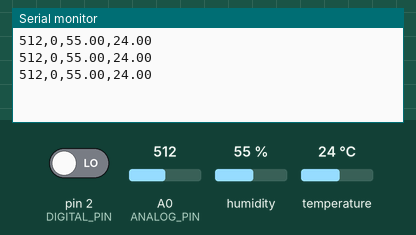
A sketch run on a simulated Arduino Uno, built with avr-gcc and run on an emulated ATmega328P. On the bench: the last lines printed to the serial monitor. The test bench sets the inputs (shaded band); at power-on: humidity 55 %, A0 (ANALOG_PIN) = 512, pin 2 (DIGITAL_PIN) LOW, temperature 24 °C.

Above: at 1.3 s.
1.4 s: humidity set to 22 %
At 2.5 s:
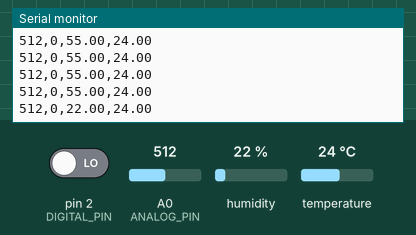
2.9 s: A0 (ANALOG_PIN) set to 716
At 4.0 s:
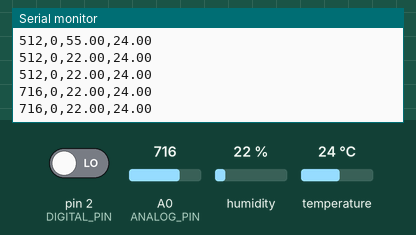
4.4 s: pin 2 (DIGITAL_PIN) driven HIGH
At 5.8 s:
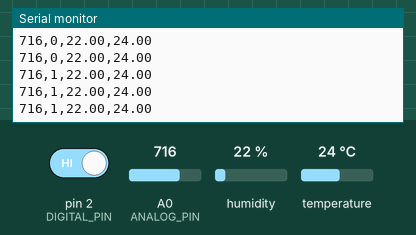
5.9 s: temperature set to 12 °C
At 6.5 s:
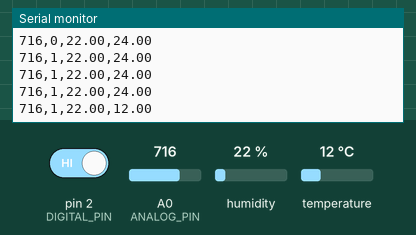
7.4 s: A0 (ANALOG_PIN) set to 900
At 8.0 s:
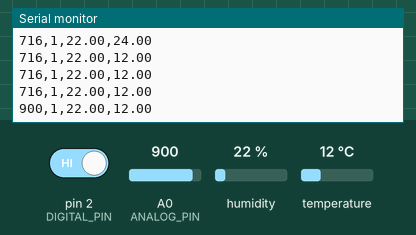
8.9 s: pin 2 (DIGITAL_PIN) driven LOW
At 10.1 s:
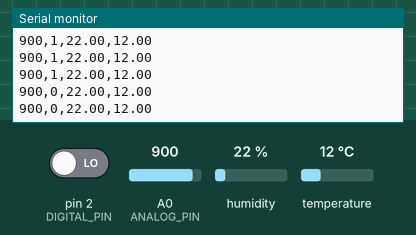
Timing chart, 0 to 11.4 s (numbered marks = the images above; inputs shaded):
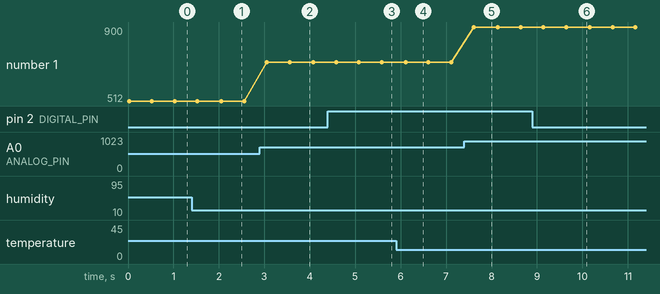

Measured:
- after the input at 1.4 s, the serial monitor: prints a new line after 0.65 s (image 1)
- after the input at 2.9 s, the serial monitor: prints a new line after 0.15 s (image 2)
- after the input at 4.4 s, the serial monitor: prints a new line after 0.18 s (image 3)
- after the input at 5.9 s, the serial monitor: prints a new line after 0.21 s (image 4)
- after the input at 7.4 s, the serial monitor: prints a new line after 0.21 s (image 5)
- after the input at 8.9 s, the serial monitor: prints a new line after 0.24 s (image 6)
- plotted number 1: 512 → 716 after the input at 2.9 s, 716 → 900 after the input at 7.4 s

The sketch:

Rain_Sensor.ino
```cpp
#include "DHT.h"

#define ERROR_CODE -1.f
// ===================
// Arduino Uno Pin Set
// ===================
#define DHTPIN 7
#define DHTTYPE DHT11
DHT dht(DHTPIN, DHTTYPE);
const int ANALOG_PIN = A0; // A0
const int DIGITAL_PIN = 2; // D2


// ===================
// Rain Sensor Setup
// ===================
void setup() {
  Serial.begin(115200);  // baud rate
  pinMode(DIGITAL_PIN, INPUT);
  dht.begin();
}

// =============
// Program loop
// =============
void loop() {
  // 1. Read Sensing Data
  int analogValue = analogRead(ANALOG_PIN);
  int digitalValue = digitalRead(DIGITAL_PIN);
  float humidity = dht.readHumidity();
  float temperature = dht.readTemperature();

  // error handling code, error code : -1
  if (isnan(humidity) || isnan(temperature)) {
    humidity = ERROR_CODE;
    temperature = ERROR_CODE;
  }

  // 2. Send to Datas by Serial Port
  Serial.print(analogValue);
  Serial.print(",");
  Serial.print(digitalValue);
  Serial.print(",");
  Serial.print(humidity);
  Serial.print(",");
  Serial.println(temperature); // '\n'
  delay(500);
}
```
